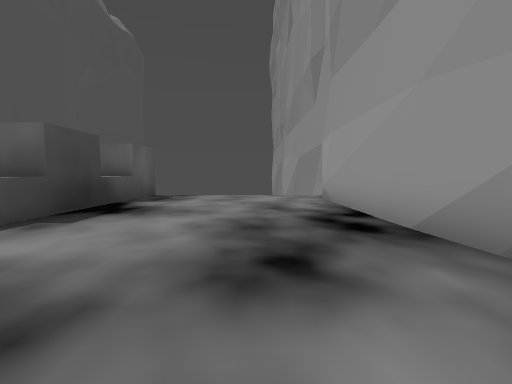
View 1 (above)

15 first-person views from a walk through a Godot game level. The camera is 1.5 m above the floor, tilts 4° down and sees 90° across. The floor is counted in squares, 2 m on a side. Each view is taken from the middle of a square. On the plan, view 1 faces up. The plan holds only what a view shows up to about 9 squares ahead; the rest is blank. The place goes on beyond the plan.

View 2
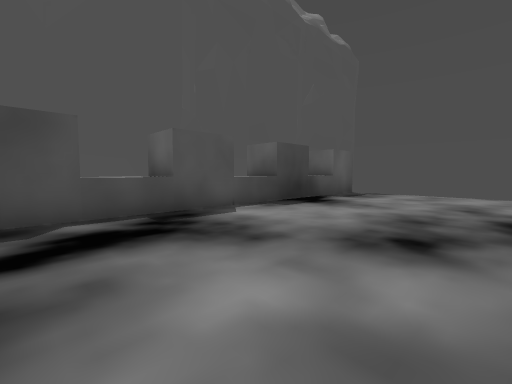

View 3
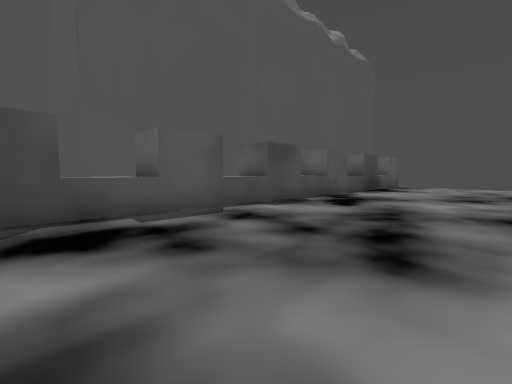

View 4
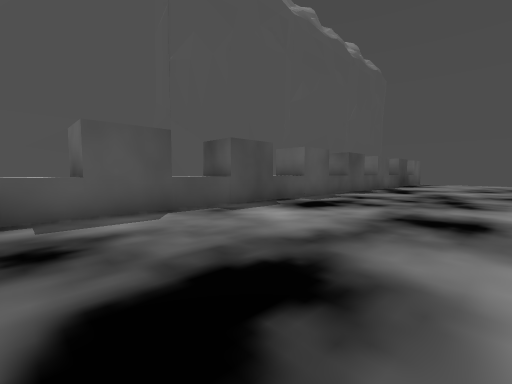

View 5
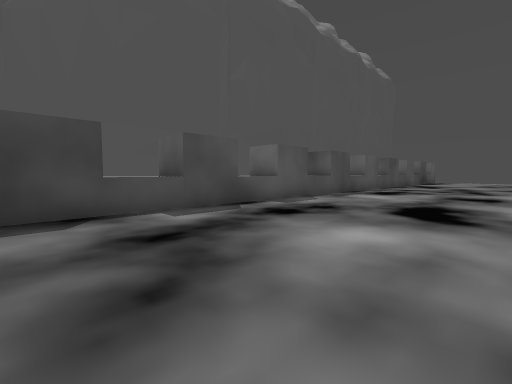

View 6
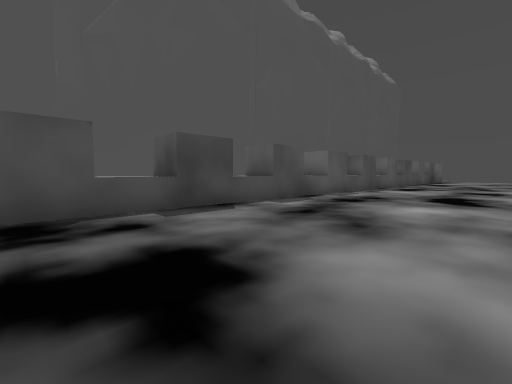

View 7
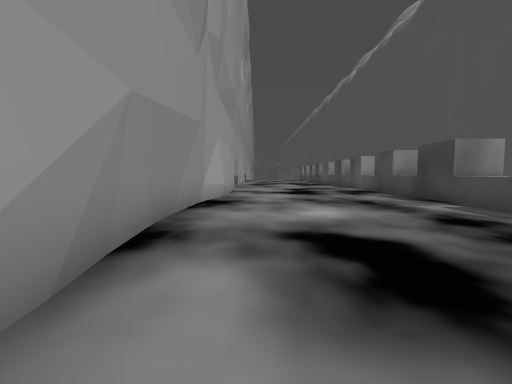

View 8
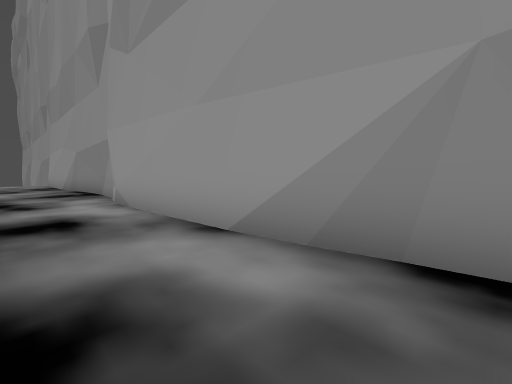

View 9
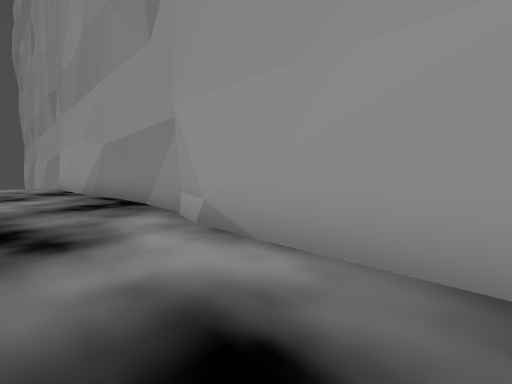

View 10
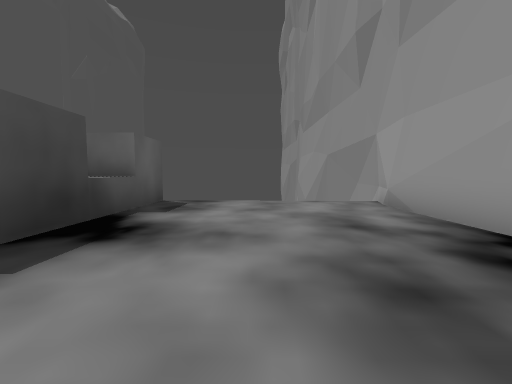

View 11
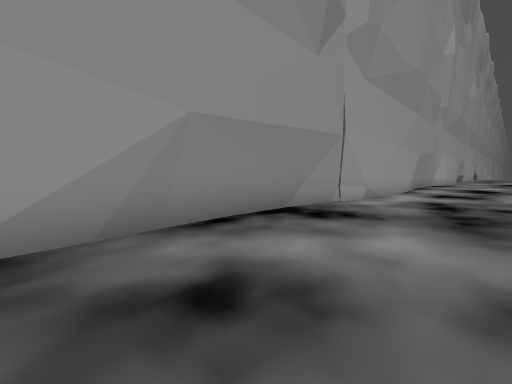

View 12
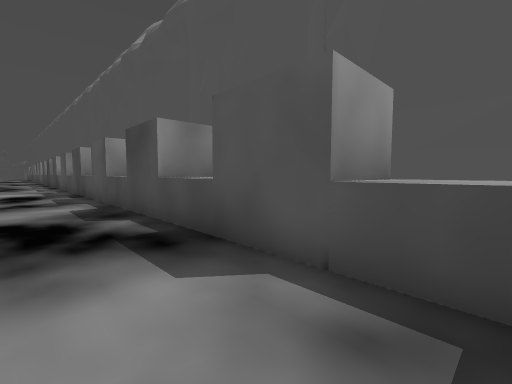

View 13
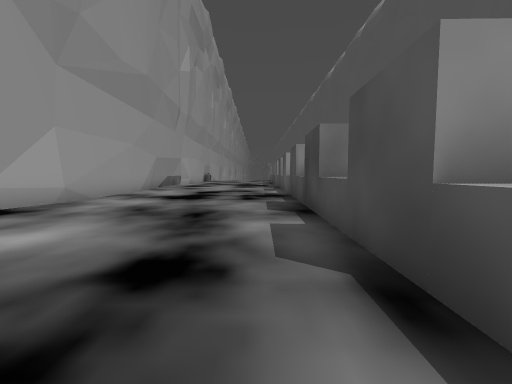

View 14
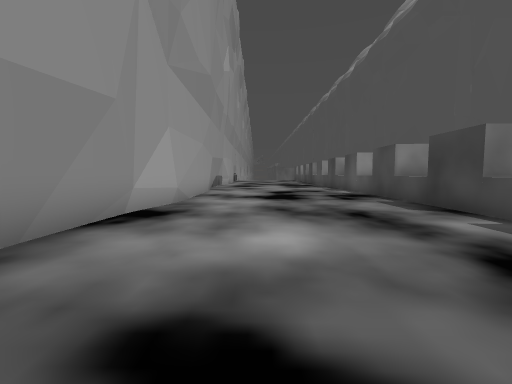

View 15
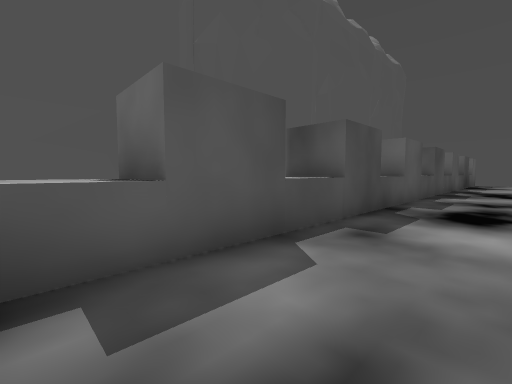

### Floor plan
Key: @ floor where view 1 was taken; # wall or solid block; . floor; ^ raised ledge; v drop or lower ground.
Columns run from 5 left of view 1 to 3 right of it. Each row starts with its distance up from view 1.
 10        v#
  9  #......#
  8 ##.....##
  7  ^.....#
  6  #.....#
  5 ##.....##
  4 ^^......#
  3 ##......#
  2 ##......#
  1  ^......#
  0 ##...@..#
 -1  #......#
 -2 ^^......#
 -3  ^......#
 -4  #......#
 -5 ^^.....##
 -6  ^.....#
 -7  #.....##
 -8 #^......#
 -9 ^^......#
-10  #......#
-11 ##......#
-12 ^^......#
-13 ##......#
-14 ##......#
-15 ^.......#
-16 #.......#
-17 #.......#
-18 ^......##
-19 #......#
-20 #......#

Where each view was taken, in squares from view 1:
view 1: 0 up, 0 right, facing up
view 2: 1 down, 1 right, facing up-left
view 3: 7 down, 1 right, facing up-left
view 4: 12 down, 1 right, facing up-left
view 5: 17 down, 1 right, facing up-left
view 6: 20 down, 1 right, facing up-left
view 7: 9 down, 1 right, facing down
view 8: 12 down, 0 right, facing up-right
view 9: 8 down, 0 right, facing up-right
view 10: 2 up, 1 left, facing up
view 11: 3 up, 1 left, facing down-right
view 12: 4 up, 2 left, facing down-left
view 13: 11 down, 3 left, facing down
view 14: 11 down, 0 right, facing down
view 15: 12 down, 2 left, facing up-left
